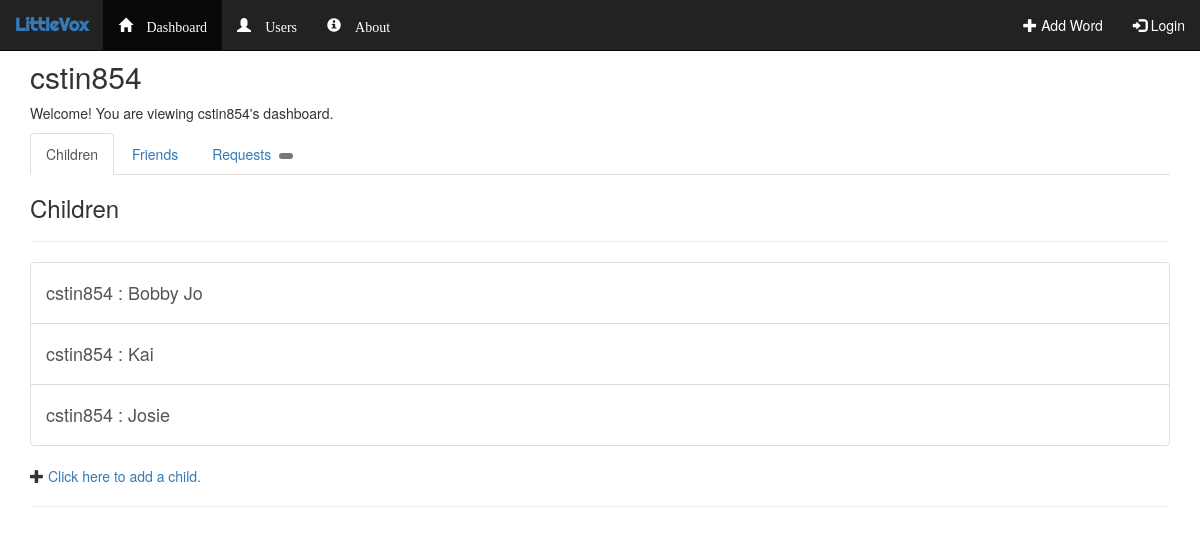
/outline/user/cstin854/, run on an earlier commit of the app's database.
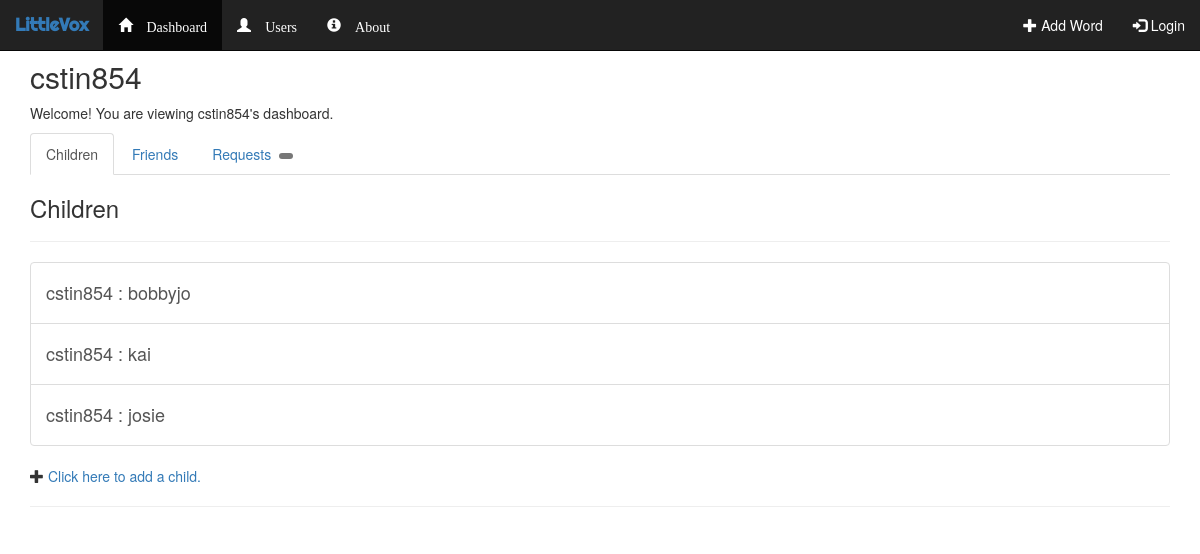
And on a later commit of the database.
### outline/models.py (models this page shows, shortened)
class Child(models.Model):
    parent_guardian = models.ForeignKey(User, on_delete=models.CASCADE)
    name = models.CharField(max_length=50)
    date_of_birth = models.DateField(default=datetime.date.today)
    is_default = models.BooleanField()
    def __str__(self):
        default_char = ''
        if self.is_default:
            default_char = '(default)'
        return self.parent_guardian.username + ' : ' + self.name + ' ' + default_char

### outline/views.py (the view, shortened to what this page needs)
# urls.py: url(r'^user/(?P<user>[A-Za-z0-9]+)/$', views.user_splashpage, name='user_splashpage'),
def user_splashpage(request, user):
    context = dict()
    if request.POST:
        request.session['error_title'] = "Processing test."
        msg = ''
        for key, val in request.POST.items():
            msg += "Key = " + key + "<br>"
            msg += "------Val = " + val + "<hr>"
        request.session['error_message'] = msg
        return redirect('outline:user_splashpage', user=request.user.username)
    else:
        try:
            user = User.objects.get(username=user)
        except:
            request.session['error_message'] = "That user does not exist."
            return redirect('outline:users')
        if 'error_message' in request.session:
            context['error_message'] = request.session['error_message']
            del request.session['error_message']
            request.session.modified = True
        if 'error_title' in request.session:
            context['error_title'] = request.session['error_title']
            del request.session['error_title']
            request.session.modified = True
        context['dashboard_active'] = True
        context['user'] = user.username
        if request.user.username == user.username:
            try:
                context['viewer_list'] = list(user.viewer_set.all())
            except:
                context['viewer_list'] = False
            try:
                context['child_list'] = list(user.child_set.all())
            except:
                context['child_list'] = False
            try:
                context['messages'] = list(user.message_set.all())
                context['number_of_messages'] = len(context['messages'])
            except:
                context['messages'] = False
                context['number_of_messages'] = False
            context['dashboard_header'] = "Welcome! This is your dashboard."
            context['is_owner'] = True
            return render(request, 'outline/dashboard.html', context)
        else:
            try:
                context['child_list'] = list(user.child_set.all())
            except:
                context['child_list'] = False
            context['dashboard_header'] = "Welcome! You are viewing " + user.username + "'s dashboard."
            context['is_owner'] = False
            return render(request, 'outline/dashboard.html', context)

### outline/templates/outline/dashboard.html (shortened to what this page needs)
{% extends 'outline/base.html' %}
{% block body %}
<div class="container">
    <h2>{{ user }}</h2>
    <p>{{ dashboard_header }}</p>
    <ul class="nav nav-tabs">
        <li class="active"><a data-toggle="tab" href="#menu1">Children</a></li>
        <li><a data-toggle="tab" href="#home">Friends</a></li>
        <li>
            <a data-toggle="tab" href="#messages">
                Requests&nbsp;
                <span class="badge">
                </span>
            </a>
        </li>
    </ul>
    <div class="tab-content">
        <div id="menu1" class="tab-pane fade in active">
            <h3>Children</h3>
            <hr>
            {% include 'outline/snippets/child_list.html' %}<hr>
        </div>
    </div>
</div>
{% endblock %}

### outline/templates/outline/base.html (shortened to what this page needs)
<!DOCTYPE html>
<html lang="en">
<head>
    <link rel="stylesheet" href="https://maxcdn.bootstrapcdn.com/bootstrap/3.3.7/css/bootstrap.min.css">
    {% load staticfiles %}
</head>
<body>
<nav class="navbar navbar-inverse  navbar-fixed-top">
    <div class="container-fluid">
        <div class="navbar-header">
            <a class="navbar-brand" href="{% url 'outline:index' %}" style="font-family: 'Righteous', serif;
                color: #337AB7;">
                <strong>LittleVox</strong>
            </a>
        </div>
        <div class="collapse navbar-collapse" id="myNavbar">
            <ul class="nav navbar-nav">
                <li class="{% if dashboard_active %}active{% endif %}">
                    <a href="
                            {% if request.user.username %}/outline/user/{{ request.user.username }}/
                            {% else %}{% url 'outline:index' %}
                            {% endif %}" style="color: #FFFFFF;">
                        <span class="glyphicon glyphicon-home" aria-hidden="True">&nbsp;Dashboard</span>
                    </a>
                </li>
                <li class="{% if users_active %}active{% endif %}">
                    <a href="{% url 'outline:users' %}" style="color: #FFFFFF;">
                        <span class="glyphicon glyphicon-user" aria-hidden="True">&nbsp;Users</span>
                    </a>
                </li>
                <li class="{% if about_active %}active{% endif %}">
                    <a href="#" style="color: #FFFFFF;">
                        <span class="glyphicon glyphicon-info-sign" aria-hidden="True">&nbsp;About</span>
                    </a>
                </li>
            </ul>
            <ul class="nav navbar-nav navbar-right">
                <li class="{% if addword_active %}active{% endif %}">
                    <a href="/outline/addword/" style="color: #FFFFFF;"><span class="glyphicon glyphicon-plus"></span>&nbsp;Add Word</a>
                </li>
                {% if request.user.username %}
                <li class="{% if loginout_active %}active{% endif %}">
                    <a href="{% url 'outline:logout' %}" style="color: #FFFFFF;"><span
                            class="glyphicon glyphicon-log-out"></span>
                        &nbsp;Logout ({{ request.user.username }})
                    </a>
                </li>
                {% else %}
                <li class="{% if loginout_active %}active{% endif %}">
                    <a href="{% url 'outline:login_view' %}" style="color: #FFFFFF;">
                        <span class="glyphicon glyphicon-log-in"></span>&nbsp;Login
                    </a>
                </li>
                {% endif %}
            </ul>
        </div>
    </div>
</nav>
<br><br>
{% block body %}
{% endblock %}
</body>
</html>

### outline/templates/outline/snippets/child_list.html
{% if child_list %}
<div class="list-group">
    {% for child in child_list %}
    <a href="/outline/child/{{ child.id }}/" class="list-group-item">
        <h4>{{ child }}</h4>
    </a>
    {% endfor %}
</div>
{% else %}
<h4>No children added.</h4>
{% endif %}
<span class="glyphicon glyphicon-plus"></span>
<a href="{% url 'outline:addchild' %}">Click here to add a child.</a><br>

What changed in the data, as far as the page shows it:
changed Child: is_default+parent_guardian+name "cstin854 : Bobby Jo" → "cstin854 : bobbyjo"
changed Child: is_default+parent_guardian+name "cstin854 : Kai" → "cstin854 : kai"
changed Child: is_default+parent_guardian+name "cstin854 : Josie" → "cstin854 : josie"
